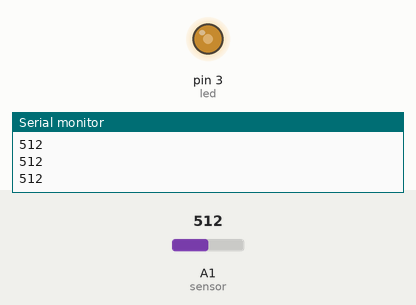
This sketch was run on a simulated Arduino Uno, built with avr-gcc and run on an emulated ATmega328P. On the bench: output pins drawn as LEDs (lit = HIGH), the last lines printed to the serial monitor. The test bench sets the inputs (shaded band); at power-on: A1 (sensor) = 512.

Above: at 1.2 s.
1.3 s: A1 (sensor) set to 306
At 2.5 s:
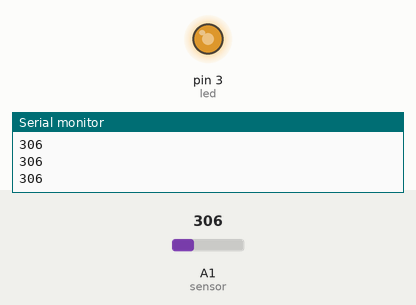
2.8 s: A1 (sensor) set to 122
At 3.1 s:
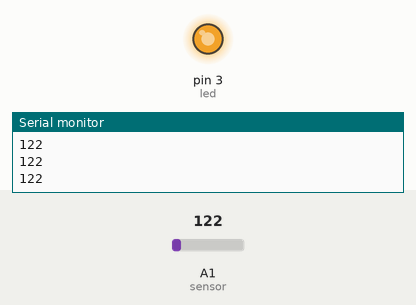
4.3 s: A1 (sensor) set to 900
At 4.6 s:
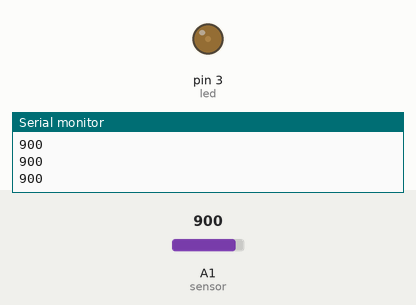
5.8 s: A1 (sensor) set to 1023
At 6.1 s:
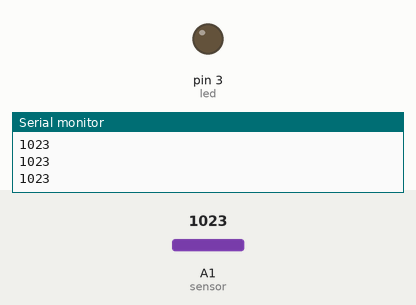
7.3 s: A1 (sensor) set to 511
At 8.3 s:
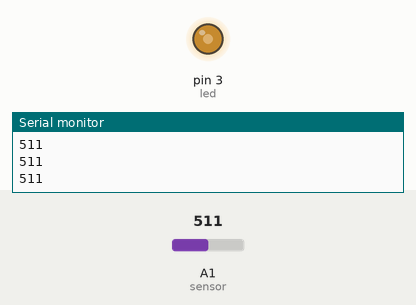
Timing chart, 0 to 9.8 s (numbered marks = the images above; inputs shaded):
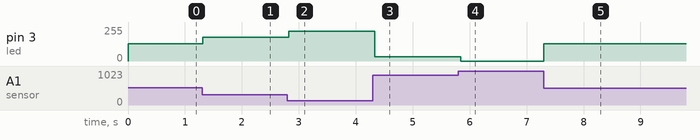

Measured:
- after the input at 1.3 s, pin 3 (led): 128/255 → 179/255 at once
- after the input at 2.8 s, pin 3 (led): 179/255 → 225/255 at once
- after the input at 4.3 s, pin 3 (led): 225/255 → 31/255 at once
- after the input at 5.8 s, pin 3 (led): 31/255 → 0/255 at once
- after the input at 7.3 s, pin 3 (led): 0/255 → 128/255 at once

The sketch:

luz-analogico.ino
```cpp
int sensor=1;
int led=3;
void setup() {
  // put your setup code here, to run once:
Serial.begin(9600);
pinMode(led,OUTPUT);
}

void loop() {
  // put your main code here, to run repeatedly:
int valorSensor = analogRead(sensor);
Serial.println(valorSensor);
analogWrite(led,map(valorSensor,0,1023,255,0));
delay(50);
}
```
